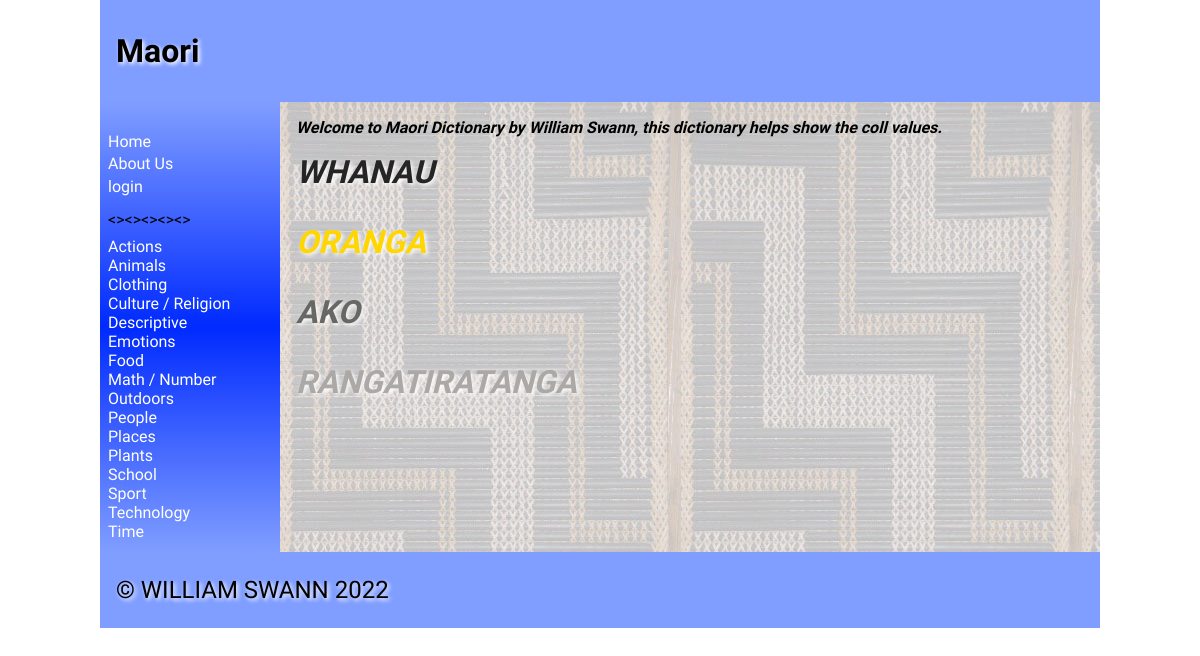
The page / on the database its author committed.
### tables this page shows
CREATE TABLE "catalist"
(
	catali varchar(30),
	cata_id integer
		constraint catalist_pk
			primary key autoincrement
		constraint catalist_product_cata_id_fk
			references product (cata_id)
);

### app.py (the view)
@app.route('/', methods=['GET', 'POST'])  #this function
def render_homepage():
    cata_list = sidenav1() #showing categorys
    return render_template('home.html', catagories=cata_list, logged_in=is_logged_in(), teacher=is_teacher())

### app.py (called while the page is built)
def create_connection(db_file):
    try:
        connection = sqlite3.connect(db_file)
        return connection
    except Error as e:
        print(e)
    return None

def sidenav1(): #this function grabs all of the items from the product table and puts them into a list for the side nav
    con = create_connection(DB_NAME)
    query = """SELECT cata_id, catali FROM catalist ORDER BY catali"""
    cur = con.cursor()
    cur.execute(query)
    cata_list = cur.fetchall()
    con.commit()
    con.close()
    return cata_list

def is_logged_in():  # checking session for email to determine if a user is logged in
    if session.get("email") is None:
        print("not logged in")
        return False
    else:
        print("logged in")
        return True

def is_teacher():  # checking session for email to determine if the user is a teacher
    if session.get("teacher") == "on":
        print("is Teacher")
        return True
    else:
        print("not Teacher")
        return False

### templates/home.html (shortened to what this page needs)
{% extends "base1.html" %}
{% block main %}
<strong><em>Welcome to Maori Dictionary by William Swann, this dictionary helps show the coll values. </em></strong>
<h1 style="color:#252525"><em>WHANAU</em></h1>
<h1 style="color:#ffd600"><em>ORANGA</em></h1>
<h1 style="color:#676763"><em>AKO</em></h1>
<h1 style="color:#aba8a5"><em>RANGATIRATANGA</em></h1>
{% endblock %}

### templates/base1.html (shortened to what this page needs)
<!doctype html>
<html lang="en">
<head>
	<link href="{{ url_for('static', filename='style.css') }}" rel="stylesheet">
</head>
<body>
	<div id="container">
		<header>
			<h1>Maori{% block heading %}{% endblock %}</h1>
		</header>
		<nav>
			<ul>
                <li><a href="\">Home</a></li>
            <a href="/contact">About Us</a><li>
			{% if logged_in %}
			<a href="/logout">logout</a><li>
			{% else %}
            <a href="/login">login</a><li>
			{% endif %}
				<p><><><><><></p>
			{% for catalist in catagories %}
        <div>
            <a href="/catagories/{{ catalist[0] }}">{{ catalist[1] }}</a>
        </div>
    		{% endfor %}
			</ul>
		</nav>
		<main>
            {% block main%}{% endblock %}
        </main>
		<footer>
			<p>
				&copy; WILLIAM SWANN 2022
			</p>
		</footer>
	</div>
</body>
</html>

### static/style.css (style rules this page uses)
* { font-family: Comfortaa, sans-serif; margin: 0; padding: 0; box-sizing: border-box; }
#container { display: grid; grid-template-columns: 75px auto; grid-template-areas: 'nav header' 'main main' 'footer footer'; }
header { grid-area: header; background-color: #809eff; padding: 1rem; }
nav { grid-area: nav; }
main { grid-area: main; padding: 1rem; background-color: #edd; }
h1, h2, h3, h4 { padding: 1rem 0; font-family: 'Suez One', serif; color: #000; text-shadow: 2px 2px 4px #fff; }
p { padding: 0.5rem 0; }
a { color: #222; }
footer { grid-area: footer; padding: 1rem; background-color: #809eff; }
footer p { color: #000000; text-shadow: 2px 2px 4px #fff; font-size: 1.5rem; }
@media only screen and (min-width: 768px) { #container { grid-template-columns: 180px auto; grid-template-areas: 'header header' 'nav main' 'footer footer'; } }
@media only screen and (min-width: 768px) { nav { background: linear-gradient(180deg, rgb(128, 158, 255) 0%, rgb(0, 42, 255) 50%, rgb(128, 158, 255) 100%); padding: 0.5rem; } }
@media only screen and (min-width: 768px) { nav ul { list-style: none; } }
@media only screen and (min-width: 768px) { nav li { padding: 0.2rem 0; } }
@media only screen and (min-width: 768px) { nav a { color: #fff; text-decoration: none; } }
@media only screen and (min-width: 768px) { main { background-image: url('poutama.jpg'); background-color: rgba(0, 59, 255, 0.18); } }
@media only screen and (min-width: 1000px) { #container { width: 1000px; margin: auto; } }

### rows shown on the page
catalist: catali "Actions"
catalist: catali "Animals"
catalist: catali "Clothing"
catalist: catali "Culture / Religion"
catalist: catali "Descriptive"
catalist: catali "Emotions"
catalist: catali "Food"
catalist: catali "Math / Number"
catalist: catali "Outdoors"
catalist: catali "People"
catalist: catali "Places"
catalist: catali "Plants"
catalist: catali "School"
catalist: catali "Sport"
catalist: catali "Technology"
catalist: catali "Time"
